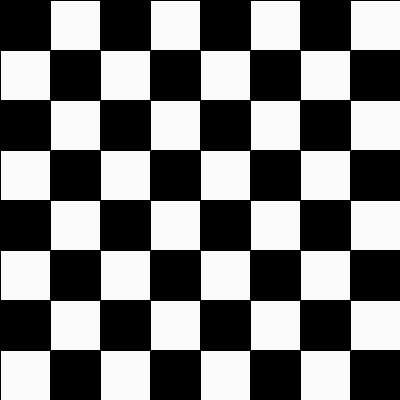
Frame 1 (no input)
Frame 60 (the mouse pressed at the canvas centre just before this capture): identical to frame 1, image omitted
Frame 120 (the mouse held since frame 60 and released just before this capture): identical to frame 1, image omitted

The Processing sketch that drew this single still picture (run headless with seeded random() and noise(); from frame 60 on, the mouse is pressed at the canvas centre):

// Processing sketch: chess_pde
// ── chess_pde.pde

void setup(){
 size(400,400); 
}

void draw(){
  for(int i = 0; i < 8; i++){
    for(int j = 0; j < 8; j++){
      if ( (i+j) % 2 == 0){
        fill(0);
      }
      else{
        fill(250);
      }
        rect(50*i,50*j,50,50);
    }
  }
}
